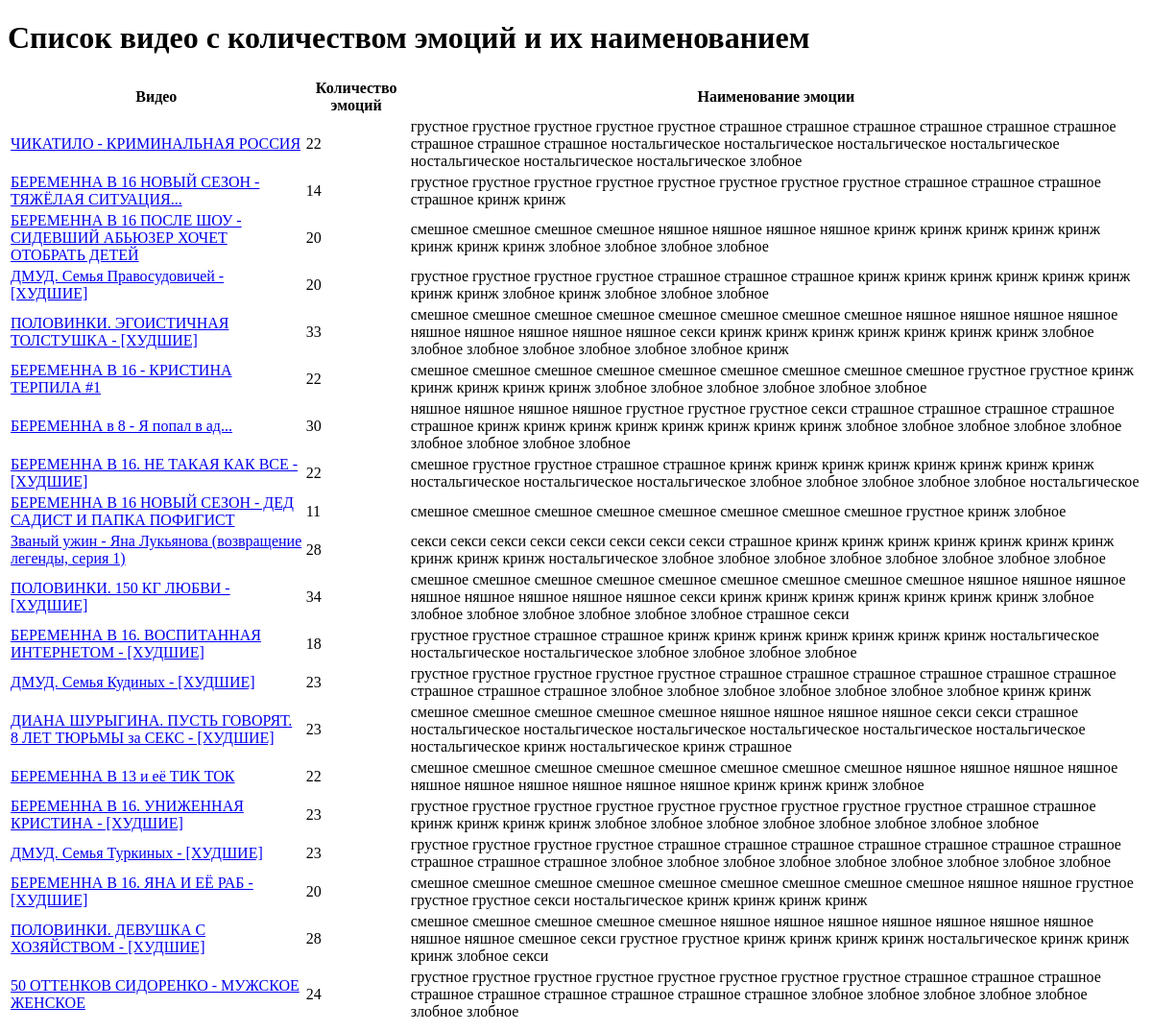
Page /video_list/ (signed in) on the earlier database version.
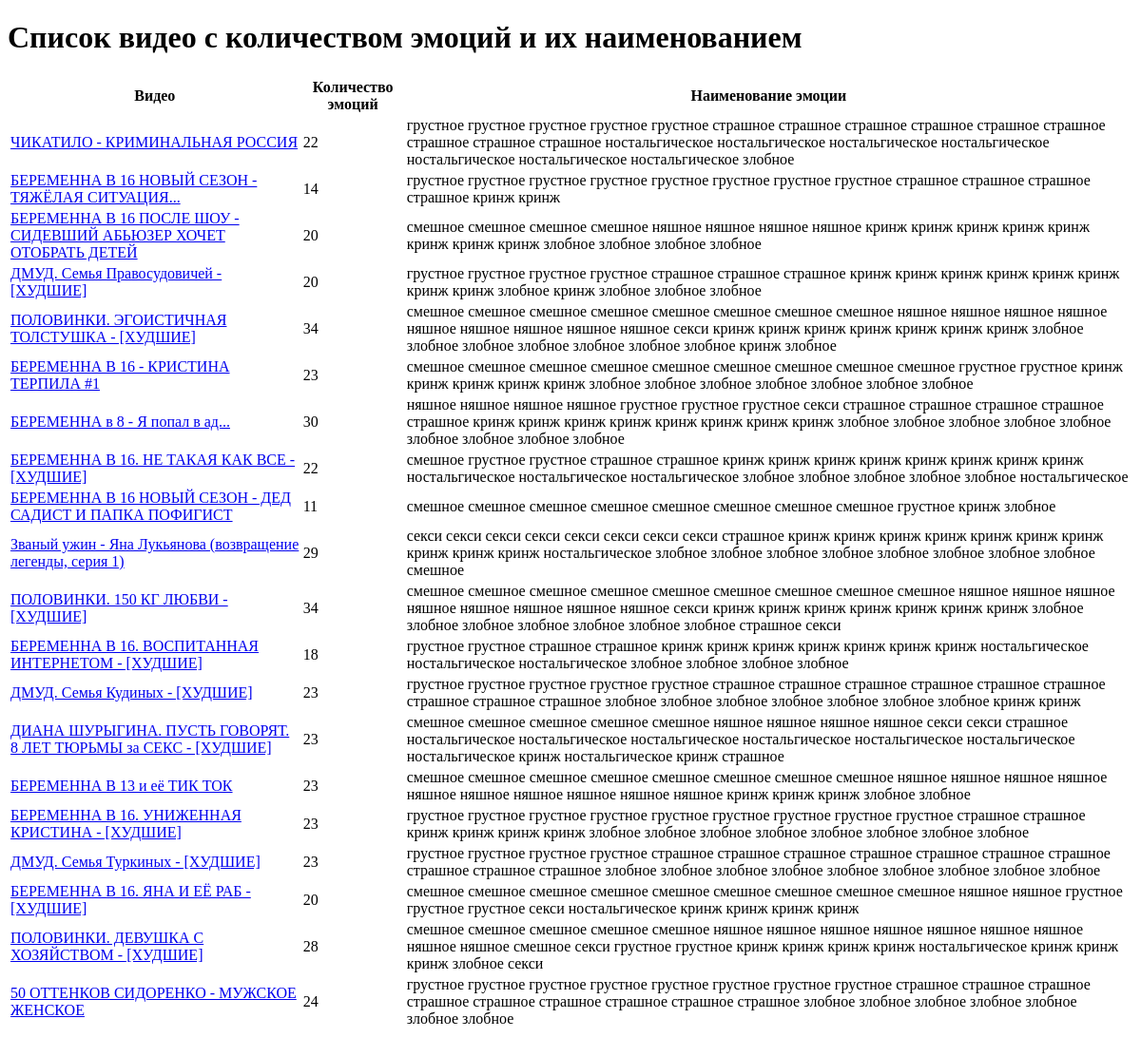
Same page on the later database version.
### core/models.py (models this page shows, shortened)
class Content(models.Model):
    title = models.CharField(max_length=255)  # заголовок видео
    youtube_id = models.CharField(max_length=255, blank=True)  # ID видео на Youtube
    emotions = models.ManyToManyField('Emotion', through='ContentEmotion')  # связь многие ко многим
    emotion_funny = models.IntegerField(default=0)
    emotion_cute = models.IntegerField(default=0)
    emotion_sad = models.IntegerField(default=0)
    emotion_sexy = models.IntegerField(default=0)
    emotion_scary = models.IntegerField(default=0)
    emotion_awkward = models.IntegerField(default=0)
    emotion_nostalgic = models.IntegerField(default=0)
    emotion_angry = models.IntegerField(default=0)

class ContentEmotion(models.Model):
    video = models.ForeignKey(Content, on_delete=models.CASCADE)  # связь многие ко многим
    emotion = models.ForeignKey(Emotion, on_delete=models.CASCADE)  # связь многие ко многим
    creation_date = models.DateTimeField(auto_now_add=True)  # дата создания
    user = models.ForeignKey(User, on_delete=models.CASCADE)  # связь с пользователем

class Emotion(models.Model):
    codename = models.CharField(max_length=30, unique=True)  # Name in english to use in code - funny
    name = models.CharField(max_length=50, default="null")  # Name to use for UI - смешное
    emoji = models.CharField(max_length=50, blank=True)  # Emoji in text format - 🤣

### core/views.py (the view)
# urls.py: path('video_list/', views.video_list, name='video_list'),
@login_required
def video_list(request):
    videos = Content.objects.all()
    video_emotions = ContentEmotion.objects.filter(video__in=videos)
    videos = videos.annotate(emotion_count=Count('contentemotion'))
    return render(request, 'core/video_list.html', {'videos': videos, 'video_emotions': video_emotions})

### templates/core/video_list.html (shortened to what this page needs)
<!DOCTYPE html>
<html>
<head>
</head>
<body>
    <h1>Список видео с количеством эмоций и их наименованием</h1>
    <table>
        <thead>
            <tr>
                <th>Видео</th>
                <th>Количество эмоций</th>
                <th>Наименование эмоции</th>
            </tr>
        </thead>
        <tbody>
            {% for video in videos %}
            <tr>
                <td><a href="{% url 'video_details' video.id %}">{{ video.title }}</a></td>
                <td>{{ video.emotion_count }}</td>
                <td>
                    {% for emotion in video.contentemotion_set.all %}
                        {{ emotion.emotion.name }}
                    {% endfor %}
                </td>
            </tr>
            {% endfor %}
        </tbody>
    </table>
</body>
</html>

Differences in the rows shown:
changed Content "ПОЛОВИНКИ. ЭГОИСТИЧНАЯ ТОЛСТУШКА - [ХУДШИЕ]": emotion_count "33" → "34"
added ContentEmotion: emotion.name "злобное", shown under Content "ПОЛОВИНКИ. ЭГОИСТИЧНАЯ ТОЛСТУШКА - [ХУДШИЕ]"
changed Content "БЕРЕМЕННА В 16 - КРИСТИНА ТЕРПИЛА #1": emotion_count "22" → "23"
added ContentEmotion: emotion.name "злобное", shown under Content "БЕРЕМЕННА В 16 - КРИСТИНА ТЕРПИЛА #1"
changed Content "Званый ужин - Яна Лукьянова (возвращение легенды, серия 1)": emotion_count "28" → "29"
added ContentEmotion: emotion.name "смешное", shown under Content "Званый ужин - Яна Лукьянова (возвращение легенды, серия 1)"
changed Content "БЕРЕМЕННА В 13 и её ТИК ТОК": emotion_count "22" → "23"
added ContentEmotion: emotion.name "злобное", shown under Content "БЕРЕМЕННА В 13 и её ТИК ТОК"
